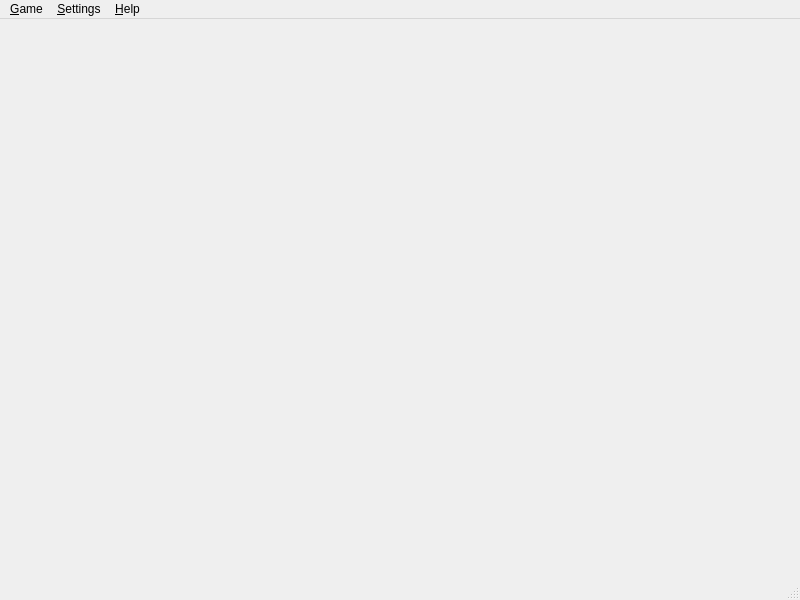
<?xml version="1.0" encoding="UTF-8"?>
<ui version="4.0">
 <class>faircraft::MainWindow</class>
 <widget class="QMainWindow" name="faircraft::MainWindow">
  <property name="geometry">
   <rect>
    <x>0</x>
    <y>0</y>
    <width>800</width>
    <height>600</height>
   </rect>
  </property>
  <property name="windowTitle">
   <string>Faircraft</string>
  </property>
  <widget class="QWidget" name="centralwidget"/>
  <widget class="QMenuBar" name="menubar">
   <property name="geometry">
    <rect>
     <x>0</x>
     <y>0</y>
     <width>800</width>
     <height>23</height>
    </rect>
   </property>
   <widget class="QMenu" name="menu_Game">
    <property name="title">
     <string>&amp;Game</string>
    </property>
    <addaction name="action_Exit"/>
   </widget>
   <widget class="QMenu" name="menu_Settings">
    <property name="title">
     <string>&amp;Settings</string>
    </property>
    <addaction name="action_Language"/>
   </widget>
   <widget class="QMenu" name="menu_Help">
    <property name="title">
     <string>&amp;Help</string>
    </property>
    <addaction name="action_About"/>
   </widget>
   <addaction name="menu_Game"/>
   <addaction name="menu_Settings"/>
   <addaction name="menu_Help"/>
  </widget>
  <widget class="QStatusBar" name="statusbar"/>
  <action name="action_Exit">
   <property name="text">
    <string>&amp;Exit</string>
   </property>
   <property name="toolTip">
    <string>Exit</string>
   </property>
  </action>
  <action name="action_Language">
   <property name="text">
    <string>&amp;Language</string>
   </property>
   <property name="toolTip">
    <string>Language</string>
   </property>
  </action>
  <action name="action_About">
   <property name="text">
    <string>&amp;About</string>
   </property>
   <property name="toolTip">
    <string>About</string>
   </property>
  </action>
 </widget>
 <resources/>
 <connections>
  <connection>
   <sender>action_Exit</sender>
   <signal>triggered()</signal>
   <receiver>faircraft::MainWindow</receiver>
   <slot>close()</slot>
   <hints>
    <hint type="sourcelabel">
     <x>-1</x>
     <y>-1</y>
    </hint>
    <hint type="destinationlabel">
     <x>399</x>
     <y>299</y>
    </hint>
   </hints>
  </connection>
  <connection>
   <sender>action_About</sender>
   <signal>triggered()</signal>
   <receiver>faircraft::MainWindow</receiver>
   <slot>About()</slot>
   <hints>
    <hint type="sourcelabel">
     <x>-1</x>
     <y>-1</y>
    </hint>
    <hint type="destinationlabel">
     <x>399</x>
     <y>299</y>
    </hint>
   </hints>
  </connection>
  <connection>
   <sender>action_Language</sender>
   <signal>triggered()</signal>
   <receiver>faircraft::MainWindow</receiver>
   <slot>ChooseLanguage()</slot>
   <hints>
    <hint type="sourcelabel">
     <x>-1</x>
     <y>-1</y>
    </hint>
    <hint type="destinationlabel">
     <x>399</x>
     <y>299</y>
    </hint>
   </hints>
  </connection>
 </connections>
 <slots>
  <slot>About()</slot>
  <slot>ChooseLanguage()</slot>
 </slots>
</ui>
